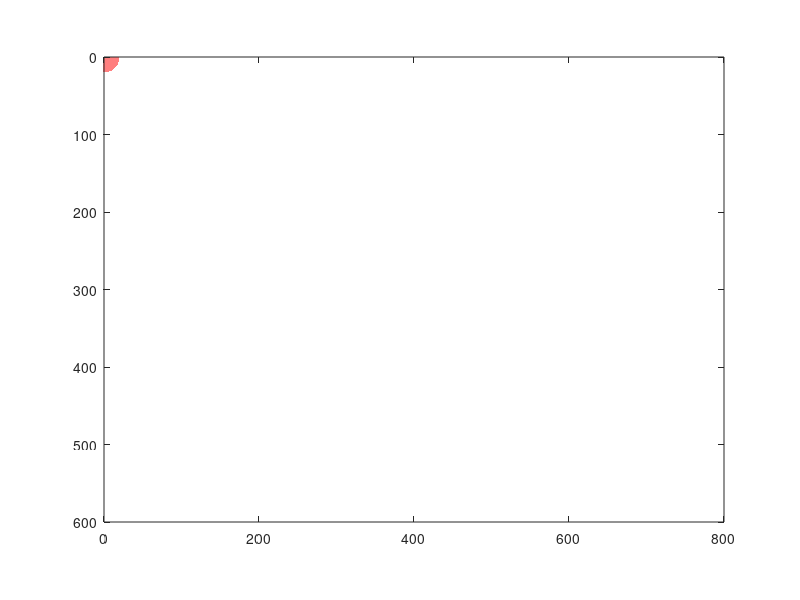

Source code (MATLAB): (Note: this script raises an error after producing the figure.)
clear; clc; close all;

% Define fixed figure size
figWidth = 800;  % Width in pixels
figHeight = 600; % Height in pixels
figure('Position', [100, 100, figWidth, figHeight]);

% Display an image or blank screen
imagesc(zeros(figHeight, figWidth)); colormap white; axis image;

% Fix the axes limits and keep them constant
axis on;
axis([0 figWidth 0 figHeight]);
set(gca, 'YDir', 'reverse');

circleRadius = 20;
theta = linspace(0, 2*pi, 50);
xCircle = circleRadius * cos(theta); 
yCircle = circleRadius * sin(theta); 
animatedCircle = patch(xCircle, yCircle, 'r', 'FaceAlpha', 0.5, 'EdgeColor', 'none');

% Start at the center of the screen
last_pt = [figWidth, figHeight] / 2; 

% Store variables in the figure's appdata
setData('animatedCircle', animatedCircle);
setData('xCircle', xCircle); setData('yCircle', yCircle);
setData('last_point', last_pt); setData('isAnimating', false);
set(animatedCircle, 'XData', last_pt(1) + xCircle, 'YData', last_pt(2) + yCircle)

% Callback function for mouse clicks
set(gcf, 'WindowButtonDownFcn', @getClick);

% Callback function definition
function getClick(~, ~)
    % Ignore new clicks until animation is complete
    if getData('isAnimating')
        return; 
    end
    
    % Get point
    point = get(gca, 'CurrentPoint');
    x = point(1, 1); y = point(1, 2);
    
    % Retrieve stored variables from appdata
    animatedCircle = getData('animatedCircle');
    xCircle = getData('xCircle'); yCircle = getData('yCircle');
    last_point = getData('last_point');
    
    % Block the callback and start animation
    setData('isAnimating', true);
    numSteps = 20;    
    for i = 1:numSteps
        coord_x = last_point(1) + (x - last_point(1)) * i / numSteps;
        coord_y = last_point(2) + (y - last_point(2)) * i / numSteps;
        set(animatedCircle, 'XData', coord_x + xCircle, 'YData', coord_y + yCircle);
        pause(0.005);
    end
    
    % Update last point and unflag animation
    setData('last_point', [x y]);
    setData('isAnimating', false);
end

function data = getData(name)
    data = getappdata(gcf, name);
end

function setData(name, data)
    setappdata(gcf, name, data);
end